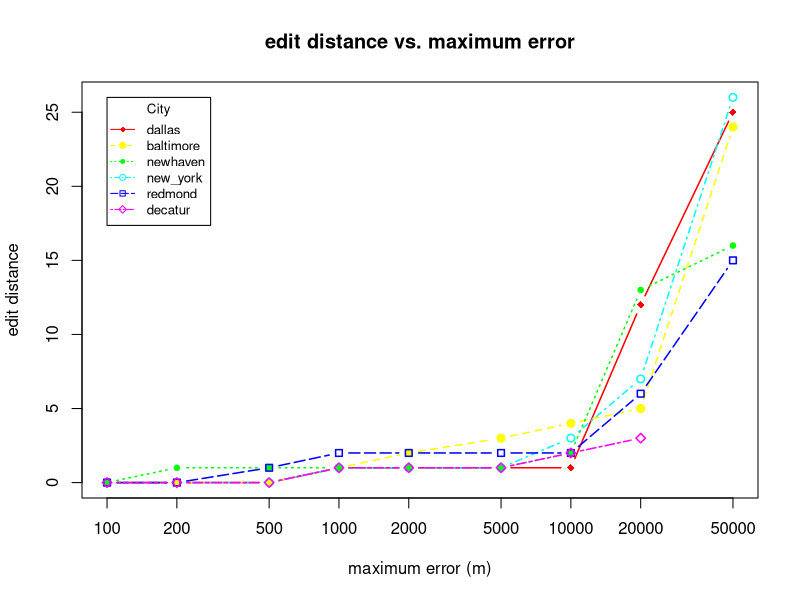

R code for this plot:
# Create Line Chart

jpeg("./../restaurant_finder/medians_across_city_si_35.jpg")

# convert factor to numeric for convenience 
Medians <- read.csv("./../restaurant_finder/medians_across_city_si_35.csv")
nlocations <- length(unique(Medians$location))
locations <- unique(Medians$location)

# get the range for the x and y axis 
xrange <- range(Medians$skew)
yrange <- range(Medians$distortion)

# set up the plot 
plot(xrange, yrange, type="n", xlab="maximum error (m)", log="x",
  	      ylab="edit distance") 
colors <- rainbow(nlocations)
linetype <- c(1:nlocations) 
plotchar <- seq(18,18+nlocations,1)

# add lines 
for (i in 1:nlocations) { 
  city <- subset(Medians, location==locations[i])
  lines(sort(city$skew), sort(city$distortion), type="b", lwd=1.5,
    lty=linetype[i], col=colors[i], pch=plotchar[i])
} 

# add a title and subtitle 
title("edit distance vs. maximum error")

# add a legend 
legend(xrange[1], yrange[2], locations, cex=0.8, col=colors,
  		   pch=plotchar, lty=linetype, title="City")

dev.off()
